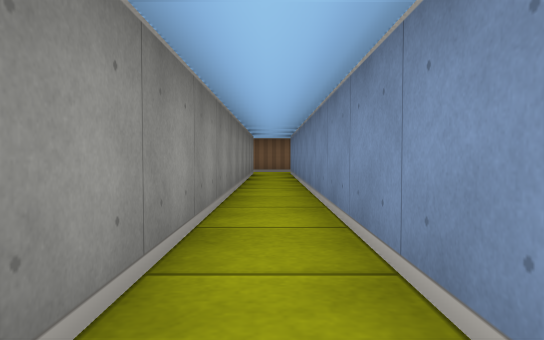
View 1 (above)

18 first-person views from a walk through a cub3D level. The camera is about half as high as the walls, tilts 2° down and sees 70° across. The floor is counted in squares. Each view is taken from the middle of a square. On the plan, view 1 faces up. The plan holds only what a view shows up to about 9 squares ahead; the rest is blank. The place goes on beyond the plan.

View 2
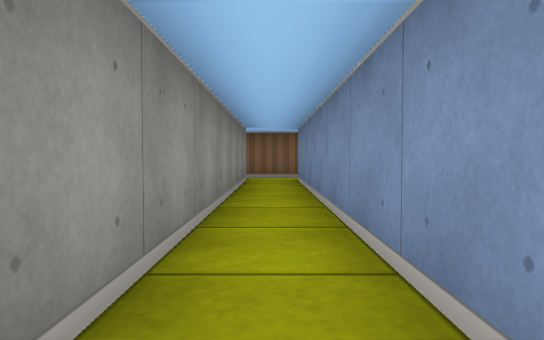

View 3
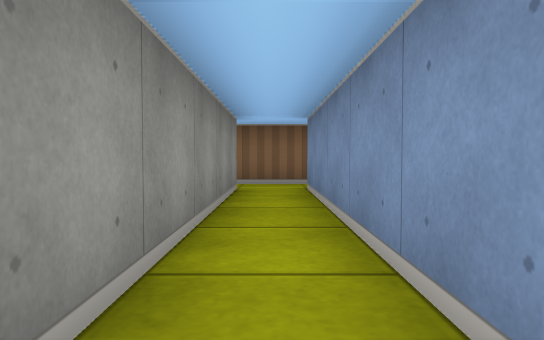

View 4
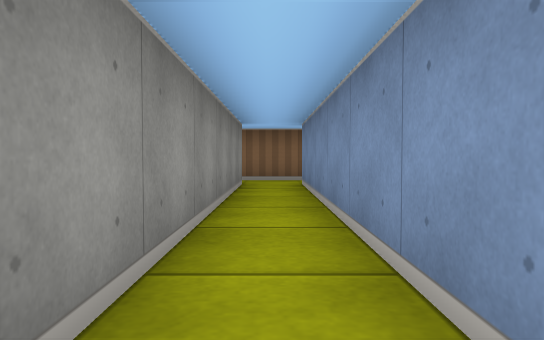

View 5
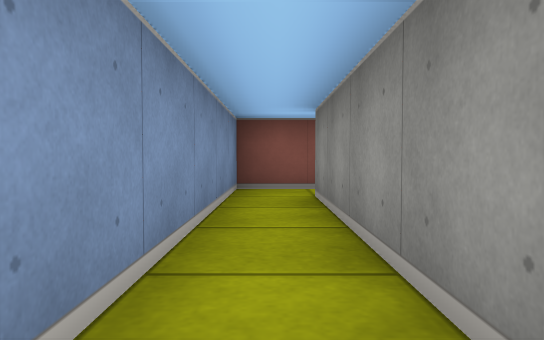

View 6
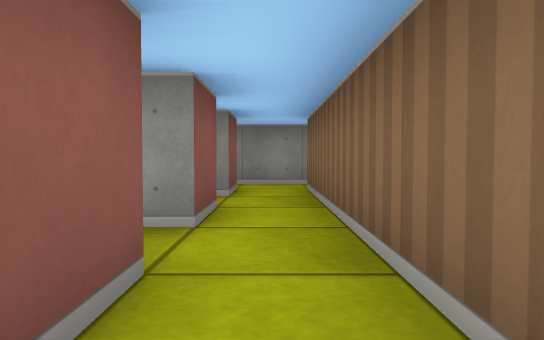

View 7
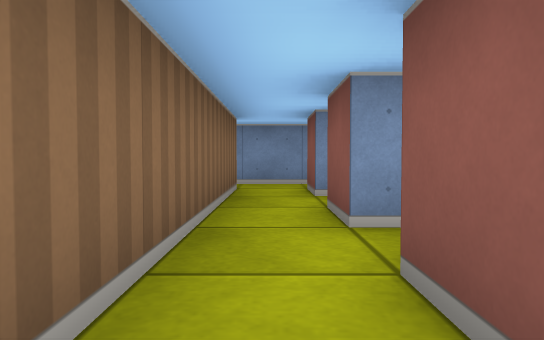

View 8
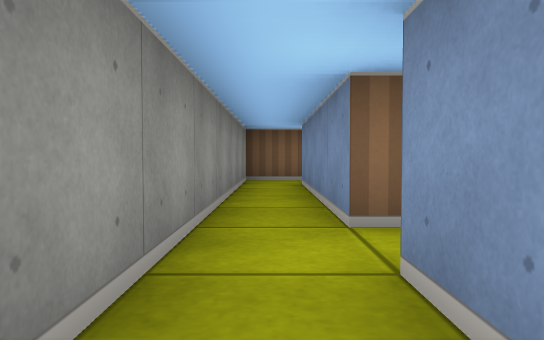

View 9
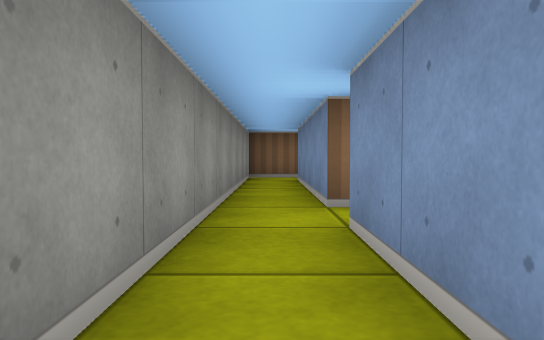

View 10
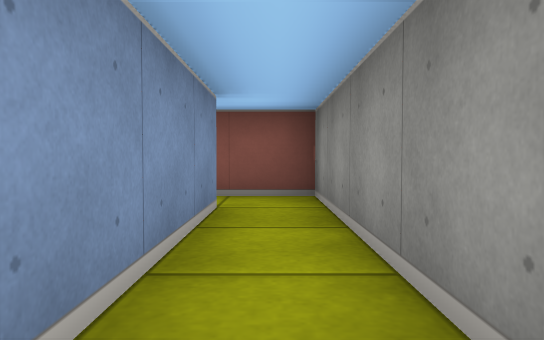

View 11
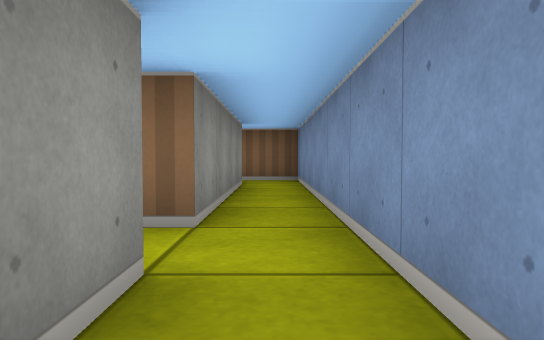

View 12
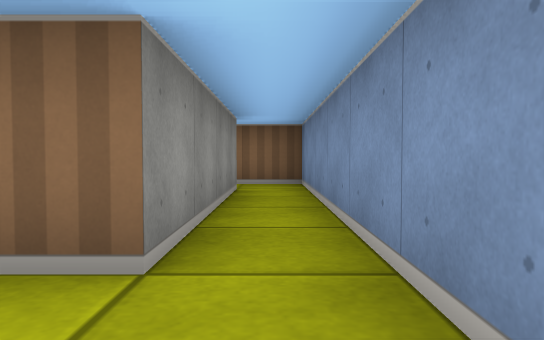

View 13
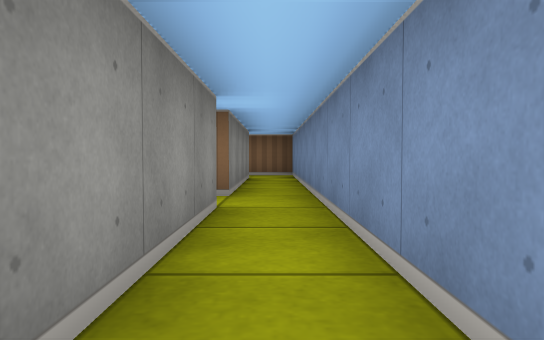

View 14
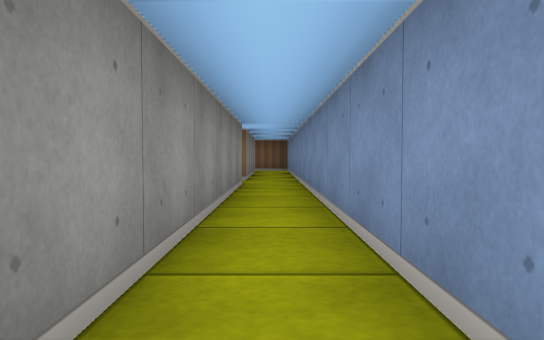

View 15
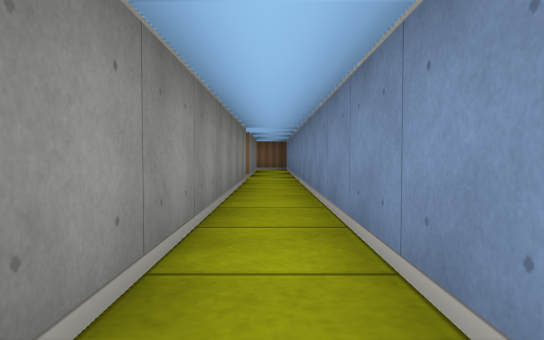

View 16
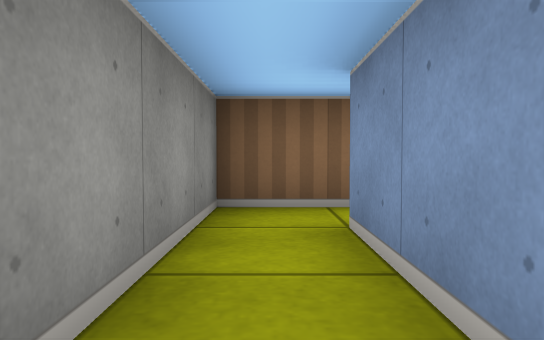

View 17
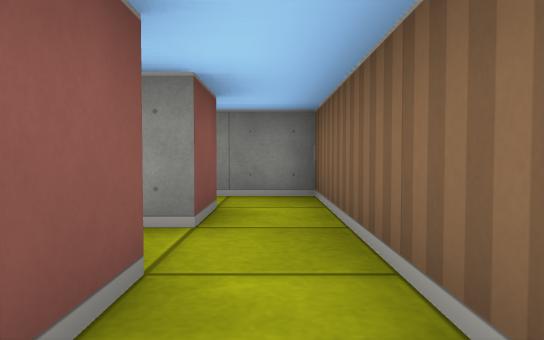

View 18
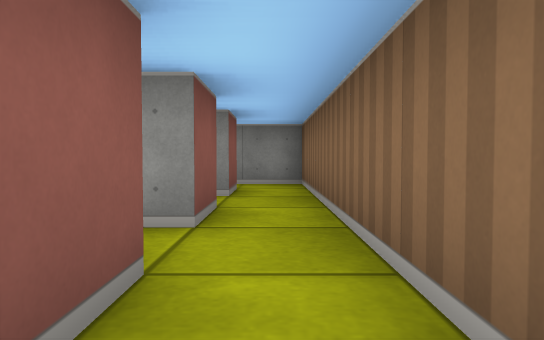

### Floor plan
Ten units are one square. View 1 is at (0, 0); x grows to the right and y downward. Boxes are objects, and circles mark ways between rooms. Rooms are numbered by the first view taken in them; rooms with no view inside come last. Other rooms are left out.
<svg viewBox="-50 -170 80 215">
<path fill="none" stroke="#000" d="M-15 -105 -5 -105 -5 5M5 -115 -15 -115M-6 15 5 15 5 -105M25 -36 25 -165 5 -165M5 -105 15 -105 15 -36M5 -155 15 -155 15 -115 5 -115M-35 -115 -35 -155M-35 -75 -35 -105M-35 -165 -45 -165 -45 -65 -32 -65M-15 -155 -5 -155 -5 -151M5 -165 -15 -165M-35 -155 -25 -155 -25 -151M-15 -165 -35 -165"/>
<circle cx="10" cy="-110" r="3" fill="#2a7"/>
<circle cx="10" cy="-160" r="3" fill="#2a7"/>
<circle cx="-30" cy="-160" r="3" fill="#2a7"/>
<circle cx="-10" cy="-160" r="3" fill="#2a7"/>
<text x="0" y="-50">1</text>
<text x="0" y="40">2</text>
<text x="-40" y="-120">3</text>
<text x="0" y="-150">4</text>
<text x="-20" y="-150">5</text>
</svg>
Room 1 opens to room 2. Room 2 opens to room 4. Room 3 opens to room 5. Room 4 opens to room 5.

Where each view was taken, in squares from view 1:
view 1: 0 up, 0 right, facing up
view 2: 3 up, 0 right, facing up
view 3: 5 up, 0 right, facing up
view 4: 4 up, 0 right, facing up
view 5: 4 up, 0 right, facing down
view 6: 11 up, 2 right, facing left
view 7: 11 up, 4 left, facing right
view 8: 9 up, 4 left, facing up
view 9: 8 up, 4 left, facing up
view 10: 11 up, 4 left, facing down
view 11: 9 up, 2 right, facing up
view 12: 10 up, 2 right, facing up
view 13: 7 up, 2 right, facing up
view 14: 4 up, 2 right, facing up
view 15: 3 up, 2 right, facing up
view 16: 13 up, 4 left, facing up
view 17: 16 up, 0 right, facing left
view 18: 16 up, 2 right, facing left
